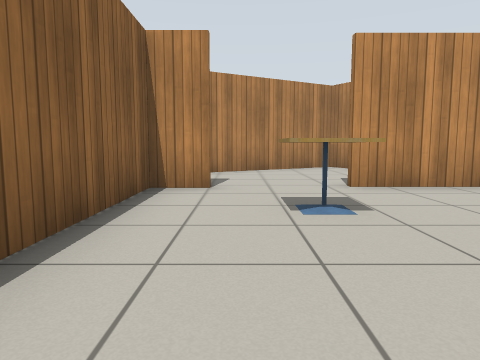
view 1 (above)

16 first-person views from a walk through a robot-simulator world made for Gazebo. The camera is 0.72 m above the floor, tilts 6° down and sees 70° across. The floor is counted in squares, 1 m on a side. Each view is taken from the middle of a square. On the plan, view 1 faces up. The plan holds only what a view shows up to about 11 squares ahead; the rest is blank. Gazebo's built-in surfaces are drawn with simple patterns.

view 2
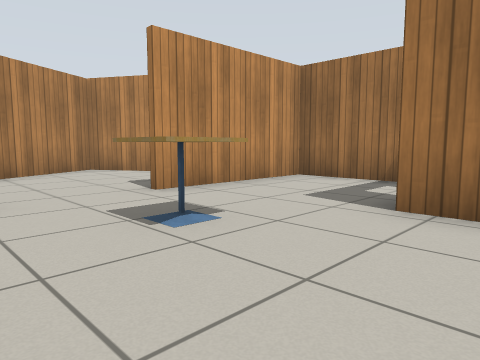

view 3
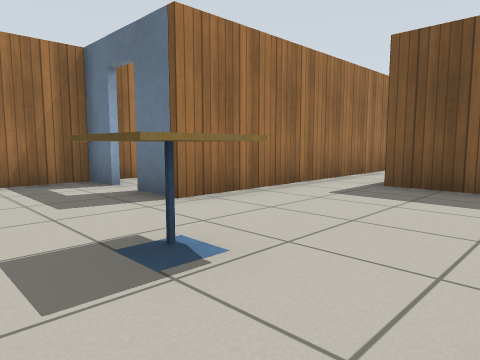

view 4
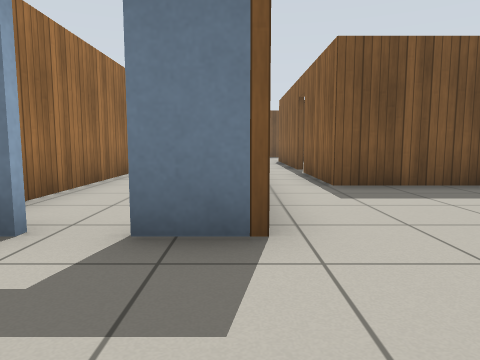

view 5
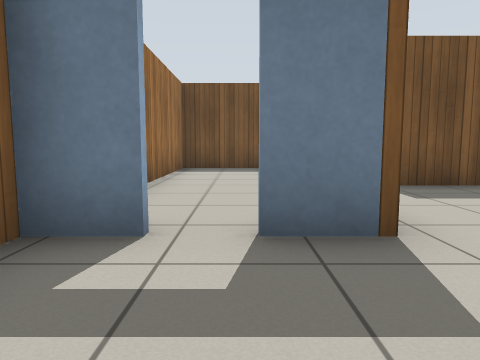

view 6
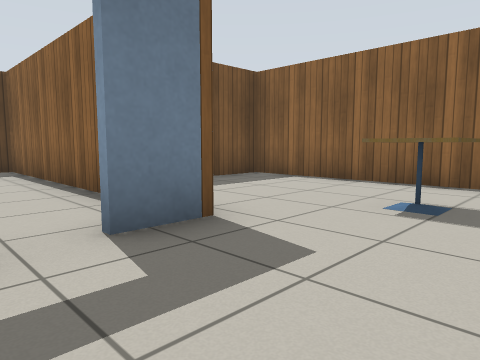

view 7
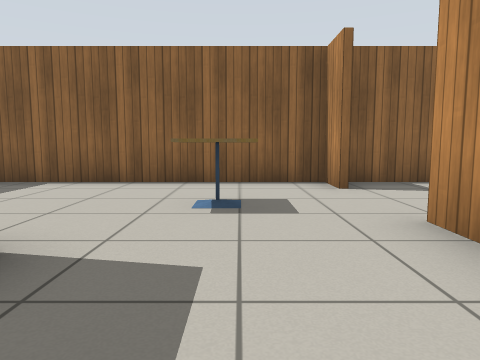

view 8
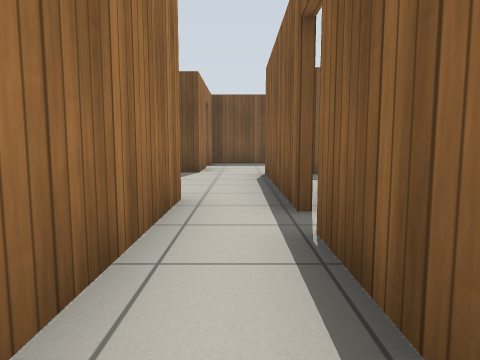

view 9
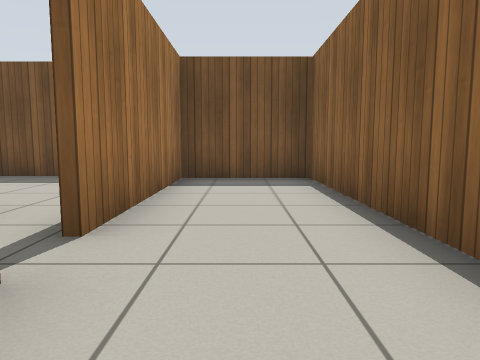

view 10
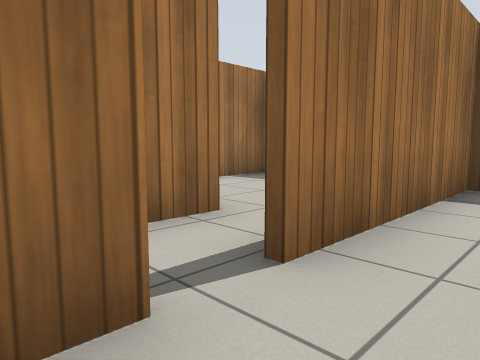

view 11
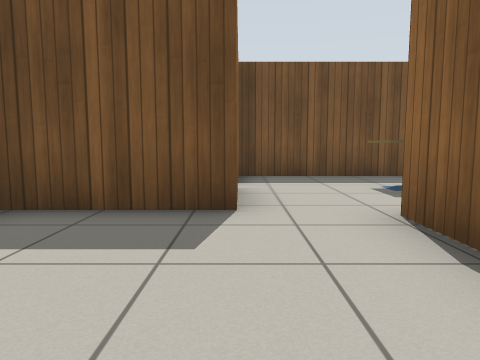

view 12
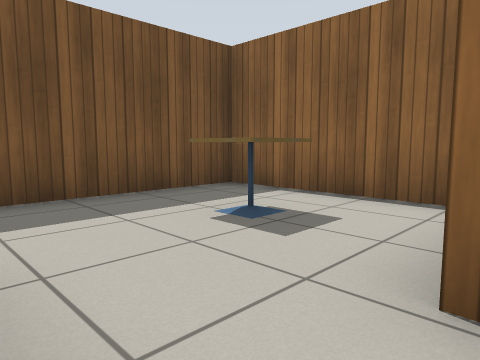

view 13
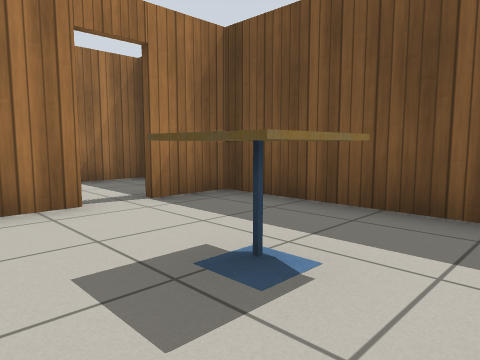

view 14
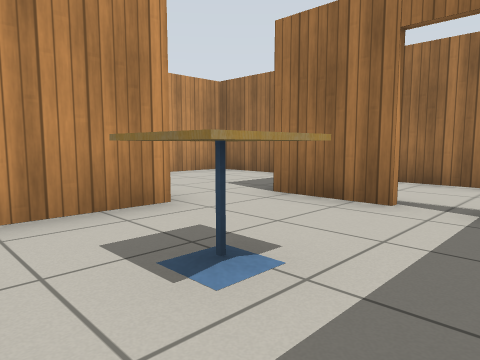

view 15
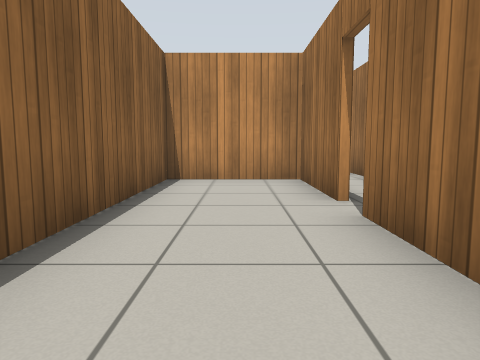

view 16
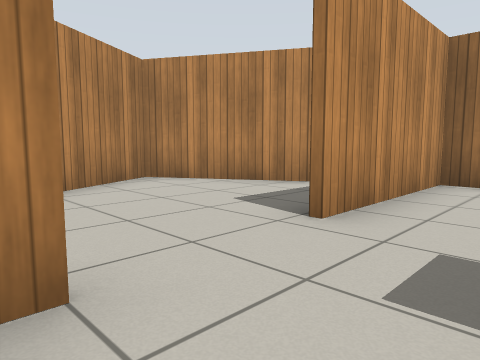

### Floor plan
Points are (right, up) in squares from view 1. A wall is a line through its corners. A room is listed if a view was taken in it or the views show most of it. See-through windows are left out.
Room 1 (views 1, 2, 3, 4, 5, 6, 7, 8, 16)
walls: (4.6, 2.4) (5.7, 2.4) (5.7, 5.7) (1.7, 5.7); (-0.4, 5.7) (-1.5, 5.7) (-1.5, -0.9) (1.4, -0.9) (1.4, -3.7); (1.4, -4.5) (1.4, -5.5); (2.8, -5.5) (2.8, 2.4) (3.9, 2.4)
ways out: open door at (1, -4) to room 2; opening at (2, -6) to room 3; opening at (0.5, 6) to room 5; open door at (4, 2) to room 7
objects: cafe table (1, 4)
Room 2 (views 9, 10, 15)
walls: (1.2, -3.8) (1.2, -1) (-1.5, -1) (-1.5, -9.2) (1.2, -9.2) (1.2, -4.5)
ways out: open door at (1, -4) to room 1
Room 3 (views 11, 12)
walls: (1.4, -5.5) (1.4, -9.4); (3, -9.7) (5.7, -9.7) (5.7, -5); (5.8, -5.5) (3.9, -5.5)
ways out: opening at (2, -6) to room 1; opening at (2, -9) to room 4
Room 4 (views 13, 14)
walls: (-1.5, -10) (-1.5, -13.7) (3, -13.7) (3, -12.2); (1.4, -9.4) (-0.5, -9.4); (3, -11.5) (3, -9.7)
ways out: opening at (2, -9) to room 3; open door at (3, -12) to room 6
objects: cafe table (0, -12) to (1, -11)
Room 5 (no view inside)
walls: (-1.5, 7.6) (-1.5, 6); (2.4, 10.5) (-0.8, 8.7); (4.6, 7.7) (2.9, 10.6)
ways out: opening at (0.5, 6) to room 1
Room 6 (no view inside)
walls: (5.7, -13.8) (5.7, -10.5)
ways out: open door at (3, -12) to room 4
Room 7 (no view inside)
walls: (2.9, 0.1) (2.9, -5.3) (5.8, -5.3); (5.7, -5) (5.7, 1.9)
ways out: open door at (4, 2) to room 1

Positions as (right, up) in squares from view 1, and headings:
1: (0, 0), facing up
2: (-1, 1), facing up-right
3: (-1, 5), facing down-right
4: (3, 5), facing down
5: (4, 5), facing down
6: (5, 5), facing down-left
7: (5, 4), facing left
8: (2, -1), facing down
9: (0, -2), facing down
10: (0, -3), facing down-right
11: (3, -6), facing down
12: (3, -9), facing down-left
13: (-1, -10), facing down-right
14: (-1, -13), facing up-right
15: (0, -8), facing up
16: (-1, 4), facing up-right
